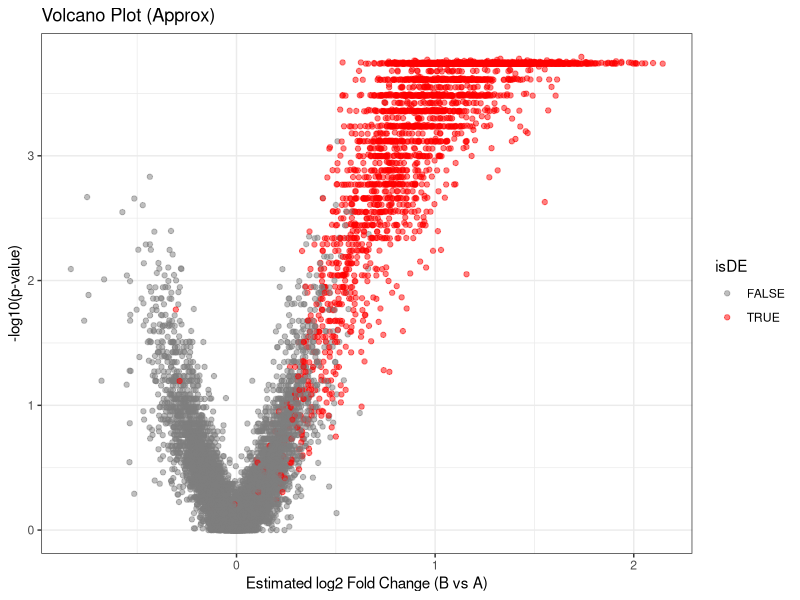
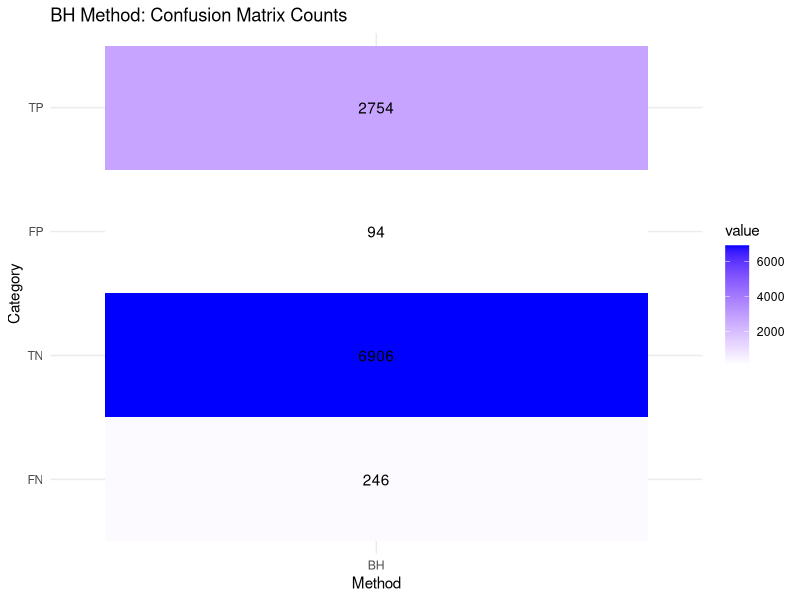
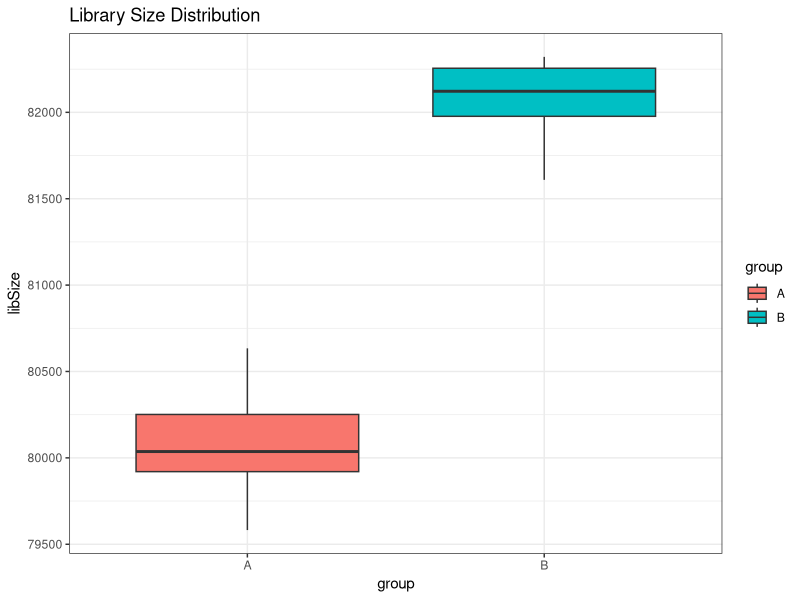
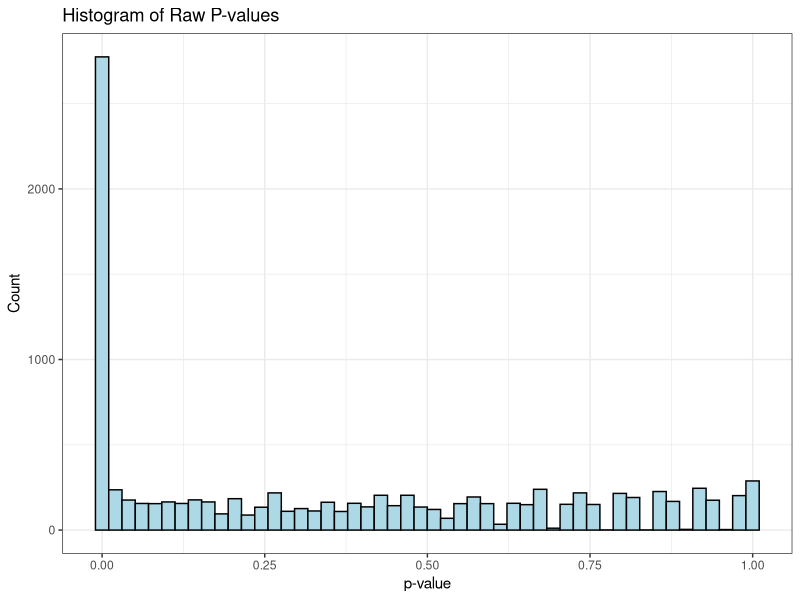
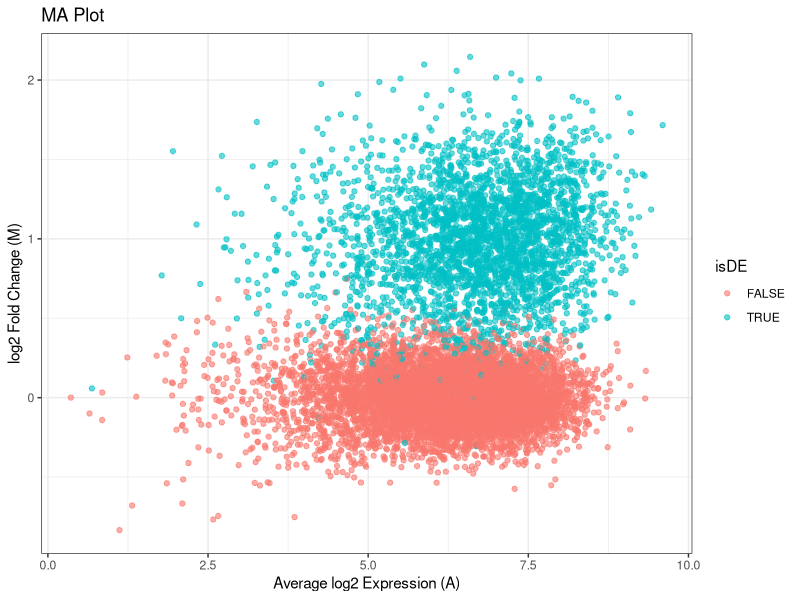
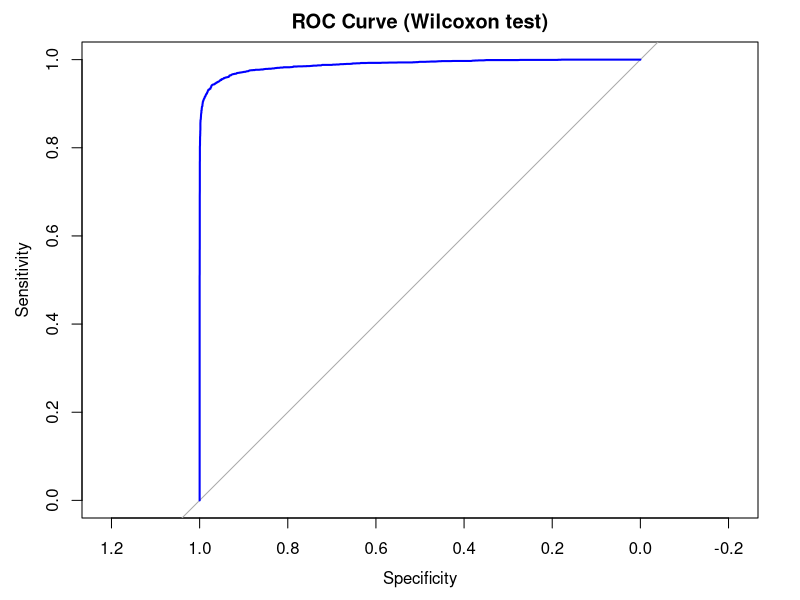
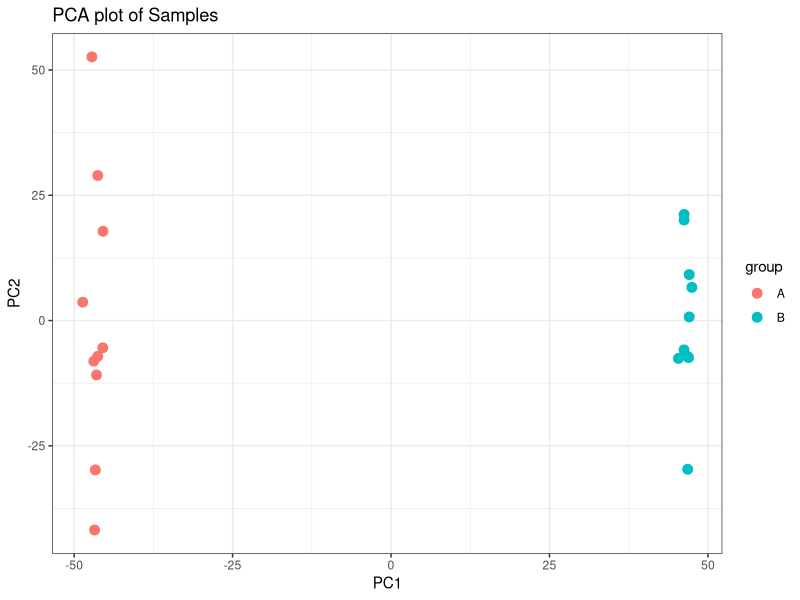
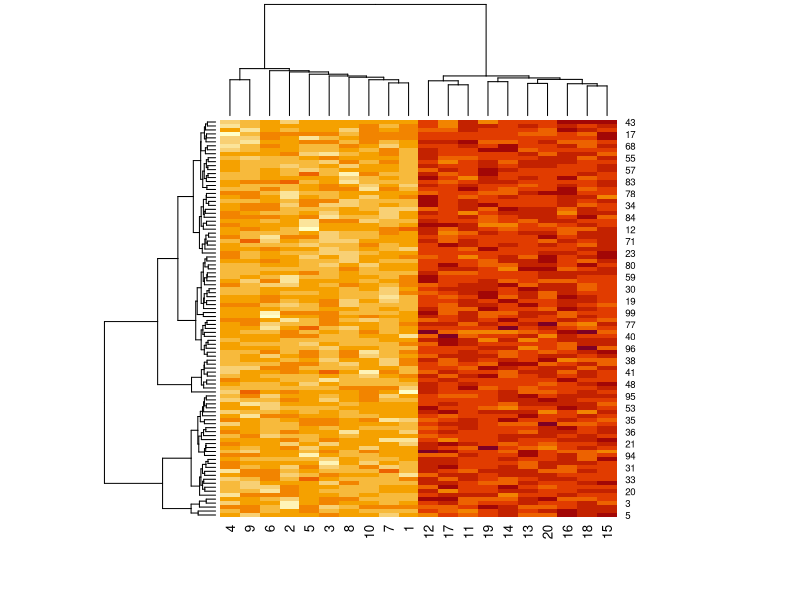

The R script that drew these images, in order:
# ---------------------------------------------------------
# 0. Load Packages
# ---------------------------------------------------------
suppressPackageStartupMessages({
  library(dplyr)
  library(qvalue)
  library(ggplot2)
})

set.seed(999)  # for reproducibility

# ---------------------------------------------------------
# 1. Global Simulation Parameters
# ---------------------------------------------------------
nGenes        <- 10000         # total number of features (genes)
propDE        <- 0.30          # proportion of truly DE genes (30% is quite high)
nSamplesGroup <- 10            # samples per group
muBase        <- 100           # baseline for gamma distribution
dispersion    <- 0.05          # NB dispersion parameter (lower means less overdispersion, easier DE detection)
fcLocation    <- log2(2.0)     # location of log2 fold-change for DE genes (center ~ 2-fold)
fcScale       <- 0.3           # spread in log2 fold-change

# We'll create group A and B library sizes (some variation around ~80k reads).
librarySizesA <- rpois(nSamplesGroup, 80000)
librarySizesB <- rpois(nSamplesGroup, 82000)

# ---------------------------------------------------------
# 2. Specify Which Genes Are Truly DE
# ---------------------------------------------------------
isDE <- rep(FALSE, nGenes)
deCount <- round(propDE * nGenes)
deIndices <- sample(seq_len(nGenes), size = deCount, replace = FALSE)
isDE[deIndices] <- TRUE

# ---------------------------------------------------------
# 3. Generate Baseline Means
#    - first from a gamma distribution for diversity
# ---------------------------------------------------------
# shape, rate chosen to yield a typical range around 'muBase'
baselineMeans <- rgamma(nGenes, shape = 2, rate = 2) * muBase

# ---------------------------------------------------------
# 4. Generate Fold Changes for DE Genes
#    - sample from a normal on log2 scale, then exponentiate
# ---------------------------------------------------------
log2fcVals <- rnorm(deCount, mean = fcLocation, sd = fcScale)
fcVals <- 2^log2fcVals  # exponentiate to get actual fold changes

# put them into a vector for all genes
foldChanges <- rep(1, nGenes)
foldChanges[isDE] <- fcVals

# means for group A vs group B
meansA <- baselineMeans
meansB <- baselineMeans * foldChanges

# ---------------------------------------------------------
# 5. Simulate NB Counts for Each Gene in Each Group
# ---------------------------------------------------------
simA <- matrix(0, nrow = nGenes, ncol = nSamplesGroup)
simB <- matrix(0, nrow = nGenes, ncol = nSamplesGroup)

# function to convert dispersion -> size param in NB
# size = 1/dispersion, mu=...
nbSize <- 1 / dispersion  

for (i in seq_len(nSamplesGroup)) {
  # scale means by library sizes
  muA_i <- meansA * (librarySizesA[i] / mean(librarySizesA))
  muB_i <- meansB * (librarySizesB[i] / mean(librarySizesB))
  
  simA[, i] <- rnbinom(nGenes, size = nbSize, mu = muA_i)
  simB[, i] <- rnbinom(nGenes, size = nbSize, mu = muB_i)
}

# combine into single matrix for convenience
countData <- cbind(simA, simB)
groupFactor <- factor(c(rep("A", nSamplesGroup), rep("B", nSamplesGroup)))

# ---------------------------------------------------------
# 6. Quick Differential Expression Test (Wilcoxon on log2-counts)
#    - Real usage might use edgeR or DESeq2
# ---------------------------------------------------------
pseudoCount <- 1
logCountsA  <- log2(simA + pseudoCount)
logCountsB  <- log2(simB + pseudoCount)

pVals <- sapply(seq_len(nGenes), function(g) {
  wilcox.test(logCountsA[g, ], logCountsB[g, ], exact = FALSE)$p.value
})

# approximate effect size (log2 FC)
foldChangeEst <- rowMeans(logCountsB) - rowMeans(logCountsA)

# ---------------------------------------------------------
# 7. Multiple Testing Corrections
# ---------------------------------------------------------
pAdjBH   <- p.adjust(pVals, method = "BH")   # Benjamini-Hochberg
pAdjBY   <- p.adjust(pVals, method = "BY")   # Benjamini-Yekutieli
qVals    <- qvalue(pVals)$qvalues            # Storey Q-values

alpha <- 0.05
sigBH     <- (pAdjBH <= alpha)
sigBY     <- (pAdjBY <= alpha)
sigStorey <- (qVals  <= alpha)

# ---------------------------------------------------------
# 8. Confusion Matrix & Performance Metrics
# ---------------------------------------------------------
# BH
TP_BH <- sum(sigBH &  isDE)
FP_BH <- sum(sigBH & !isDE)
TN_BH <- sum(!sigBH & !isDE)
FN_BH <- sum(!sigBH &  isDE)

# BY
TP_BY <- sum(sigBY &  isDE)
FP_BY <- sum(sigBY & !isDE)
TN_BY <- sum(!sigBY & !isDE)
FN_BY <- sum(!sigBY &  isDE)

# Storey
TP_Storey <- sum(sigStorey &  isDE)
FP_Storey <- sum(sigStorey & !isDE)
TN_Storey <- sum(!sigStorey & !isDE)
FN_Storey <- sum(!sigStorey &  isDE)

# Type I Error: FP / total true null
typeI_BH     <- FP_BH / sum(!isDE)
typeI_BY     <- FP_BY / sum(!isDE)
typeI_Storey <- FP_Storey / sum(!isDE)

# FDR: FP / (TP + FP)
fdr_BH       <- FP_BH / max(1, (TP_BH + FP_BH))
fdr_BY       <- FP_BY / max(1, (TP_BY + FP_BY))
fdr_Storey   <- FP_Storey / max(1, (TP_Storey + FP_Storey))

# Power: TP / total true DE
power_BH     <- TP_BH / sum(isDE)
power_BY     <- TP_BY / sum(isDE)
power_Storey <- TP_Storey / sum(isDE)

resultsDF <- data.frame(
  Method = c("BH","BY","StoreyQ"),
  TypeI  = c(typeI_BH, typeI_BY, typeI_Storey),
  FDR    = c(fdr_BH,   fdr_BY,   fdr_Storey),
  Power  = c(power_BH, power_BY, power_Storey),
  TP     = c(TP_BH,    TP_BY,    TP_Storey),
  FP     = c(FP_BH,    FP_BY,    FP_Storey),
  TN     = c(TN_BH,    TN_BY,    TN_Storey),
  FN     = c(FN_BH,    FN_BY,    FN_Storey)
)

cat("\n===== Performance Metrics =====\n")
print(resultsDF)

# ---------------------------------------------------------
# 9. Plots
# ---------------------------------------------------------
# (a) Volcano plot
volcanoDF <- data.frame(
  gene = 1:nGenes,
  log2FC_est = foldChangeEst,
  pvalue     = pVals,
  isDE       = isDE
)

ggplot(volcanoDF, aes(x = log2FC_est, y = -log10(pvalue), color = isDE)) +
  geom_point(alpha = 0.5) +
  theme_bw() +
  labs(title = "Volcano Plot (Approx)",
       x = "Estimated log2 Fold Change (B vs A)",
       y = "-log10(p-value)") +
  scale_color_manual(values = c("FALSE"="gray50","TRUE"="red"))

# (b) Confusion Matrix Heatmap for BH (example)
confMat_BH <- data.frame(
  category = factor(c("FN","TN","FP","TP"), levels=c("FN","TN","FP","TP")),
  value    = c(FN_BH, TN_BH, FP_BH, TP_BH)
)

ggplot(confMat_BH, aes(x="BH", y=category, fill=value)) +
  geom_tile() +
  geom_text(aes(label = value)) +
  scale_fill_gradient(low="white", high="blue") +
  theme_minimal() +
  labs(title="BH Method: Confusion Matrix Counts", x="Method", y="Category")

# (c) Boxplot of library sizes
libDF <- data.frame(
  libSize = c(librarySizesA, librarySizesB),
  group   = factor(c(rep("A", nSamplesGroup), rep("B", nSamplesGroup)))
)
ggplot(libDF, aes(x=group, y=libSize, fill=group)) +
  geom_boxplot() +
  theme_bw() +
  labs(title="Library Size Distribution")

# (d) Histogram of p-values
pDF <- data.frame(pvalue = pVals)
ggplot(pDF, aes(x=pvalue)) +
  geom_histogram(bins = 50, fill="lightblue", color="black") +
  theme_bw() +
  labs(title="Histogram of Raw P-values", x="p-value", y="Count")

## MA PLOT
meanLogCounts <- (rowMeans(logCountsA) + rowMeans(logCountsB)) / 2
log2FC_est    <- rowMeans(logCountsB) - rowMeans(logCountsA)

maDF <- data.frame(
  A    = meanLogCounts,
  M    = log2FC_est,
  isDE = isDE
)

ggplot(maDF, aes(x = A, y = M, color = isDE)) +
  geom_point(alpha=0.6) +
  labs(title = "MA Plot", x = "Average log2 Expression (A)", y = "log2 Fold Change (M)") +
  theme_bw()

##ROC
library(pROC)

# We have pVals from the test, isDE is the ground truth
# We'll do an example with BH corrected p-values, or raw p-values.
roc_obj <- roc(isDE, 1 - pVals)  # using "1 - pVals" so high = more likely DE
# Alternatively: roc_obj <- roc(isDE, -log10(pVals))

plot(roc_obj, col="blue", main="ROC Curve (Wilcoxon test)")
auc(roc_obj)

##PCA
allLogCounts <- cbind(logCountsA, logCountsB)  # genes x samples

# Perform PCA on transposed data (samples in rows)
pca <- prcomp(t(allLogCounts), scale. = TRUE)

# Make a df for plotting
pcaDF <- data.frame(
  PC1 = pca$x[, 1],
  PC2 = pca$x[, 2],
  group = rep(c("A","B"), each = nSamplesGroup)
)

ggplot(pcaDF, aes(x=PC1, y=PC2, color=group)) +
  geom_point(size=3) +
  theme_bw() +
  labs(title="PCA plot of Samples",
       x = "PC1", y = "PC2")


# If you only want top 100 DE genes
topGenes <- order(pVals, decreasing = FALSE)[1:100]  # sorted by p-value
heatmapData <- allLogCounts[topGenes, ]  # subset

# Option 1: base R
heatmap(as.matrix(heatmapData))

# Option 2: with ComplexHeatmap package
# install.packages("ComplexHeatmap")
# library(ComplexHeatmap)
# Heatmap(heatmapData, name = "log2 count",
#        row_names_gp = gpar(fontsize=4),
#        column_split = rep(c("A","B"), each=nSamplesGroup))


counts_long <- data.frame(
  value = c(as.vector(logCountsA), as.vector(logCountsB)),
  group = rep(c("A","B"), each = nGenes * nSamplesGroup)
)

ggplot(counts_long, aes(x=group, y=value, fill=group)) +
  geom_violin(trim=FALSE) +
  theme_bw() +
  labs(title="Violin Plot of log2(CPM/Counts)", y = "log2(count + 1)")


# 'foldChanges' is the true FC, 'foldChangeEst' is the approximate log2 FC from the data
compDF <- data.frame(
  trueFC_log2 = log2(foldChanges),
  estFC_log2  = foldChangeEst,
  isDE        = isDE
)

ggplot(compDF, aes(x=trueFC_log2, y=estFC_log2, color=isDE)) +
  geom_point(alpha=0.5) +
  geom_abline(slope=1, intercept=0, linetype="dashed", color="red") +
  theme_bw()+
  labs(title="Comparison of True vs Estimated log2 FC",
       x="True log2 FC", y="Estimated log2 FC")

#######
# END #
#######
